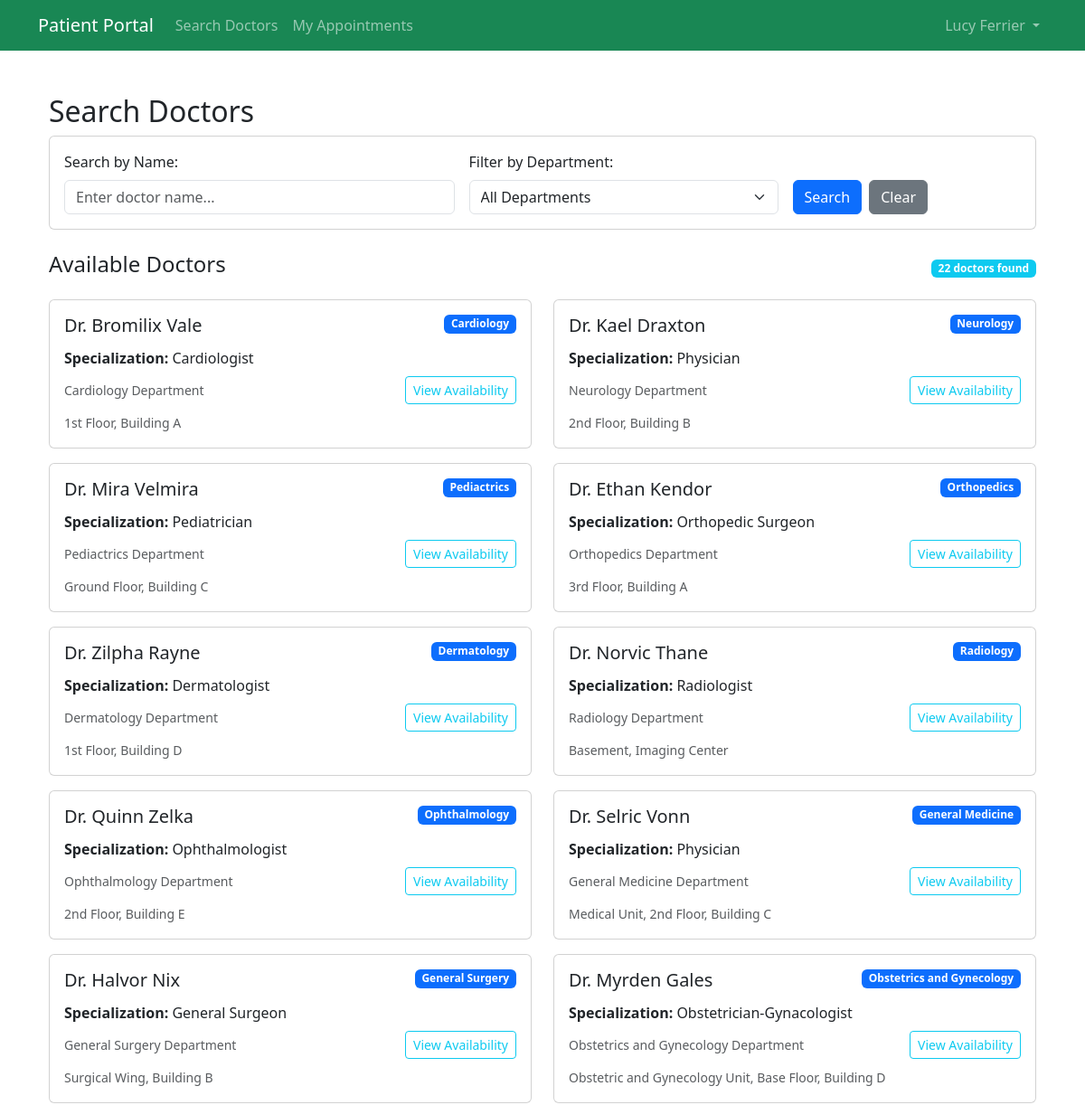
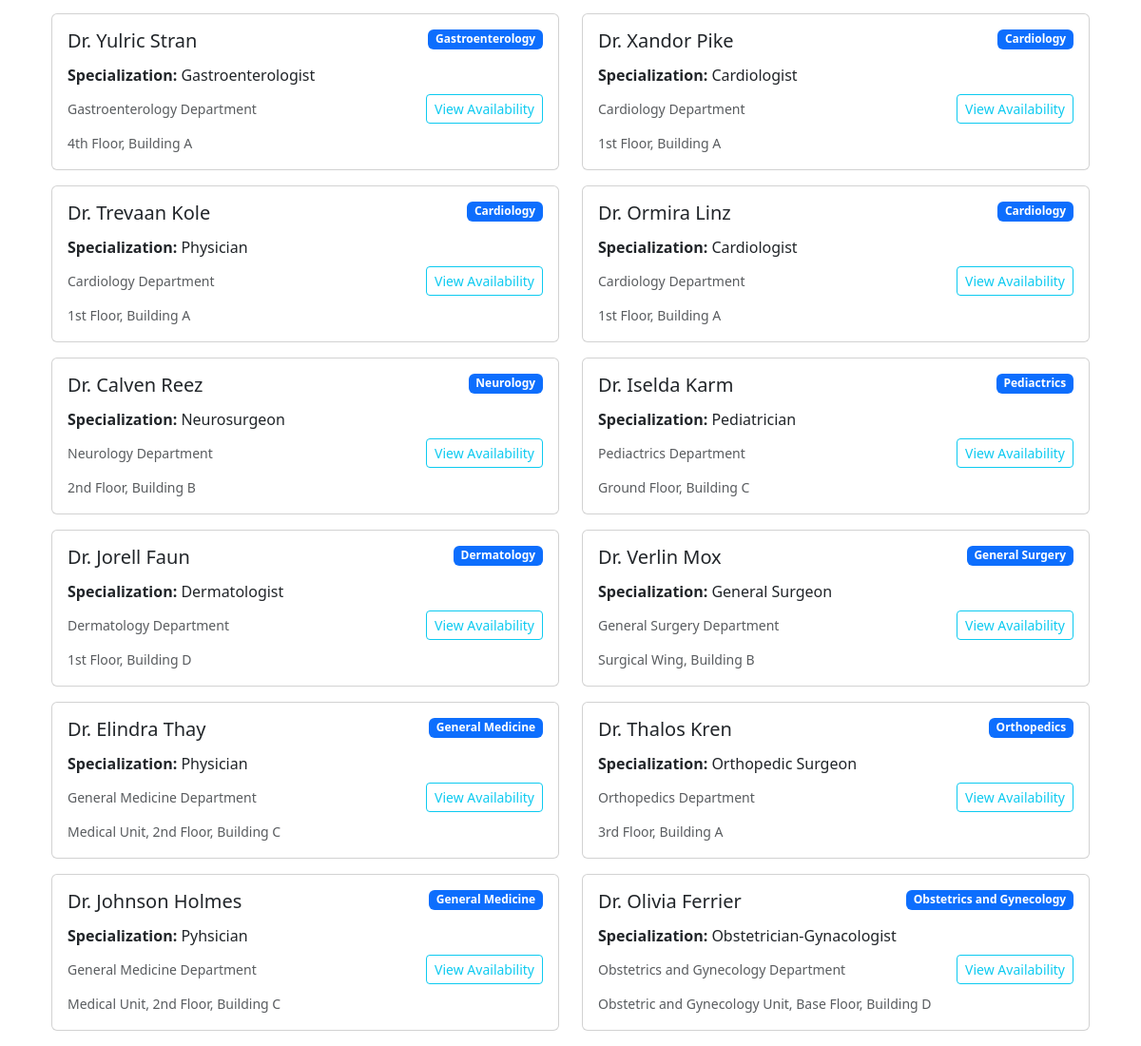
The page /appointment/search/ (signed in) on the database its author committed (2 pictures, top to bottom).
### patient/models.py (models this page shows, shortened)
class Patient(models.Model):
    TITLES = [
        ('mr', 'Mr'),
        ('mrs', 'Mrs'),
        ('mss', 'Miss'),
        ('ms', 'Ms'),
        ('dr', 'Dr'),
    ]
    GENDER_CHOICES = [
        ('M', 'Male'),
        ('F', 'Female'),
        ('O', 'Other'),
        ('P', 'Prefer not to say'),
    ]
    MARITAL_STATUS_CHOICES = [
        ('M', 'Married'),
        ('U', 'Unmarried'),
        ('P', 'Prefer not to say'),
    ]
    STATUS_CHOICES = [
        ('active', 'Active'),
        ('inactive', 'Inactive'),
    ]
    title = models.CharField(max_length=10, choices=TITLES, blank=True, null=True)
    fname = models.CharField(max_length=64)
    lname = models.CharField(max_length=64)
    date_of_birth = models.DateField(blank=True, null=True)
    gender = models.CharField(max_length=20, choices=GENDER_CHOICES, blank=True, null=True)
    marital_status = models.CharField(max_length=20, choices=MARITAL_STATUS_CHOICES, blank=True, null=True)
    phone = models.CharField(max_length=20, blank=True, null=True)
    email = models.EmailField(max_length=64)
    address = models.TextField(blank=True, null=True)
    password = models.CharField(max_length=128)
    status = models.CharField(max_length=10, choices=STATUS_CHOICES, default='active')
    created_at = models.DateTimeField(auto_now_add=True)
    updated_at = models.DateTimeField(auto_now=True)

### doctor/models.py (models this page shows, shortened)
class Doctor(models.Model):
    STATUS_CHOICES = [
        ('active', 'Active'),
        ('inactive', 'Inactive')
    ]
    user = models.OneToOneField(User, on_delete=models.CASCADE, null=True, blank=True)
    department = models.ForeignKey(Department, on_delete=models.CASCADE, related_name="doctors")
    fname = models.CharField(max_length=64)
    lname = models.CharField(max_length=64)
    license = models.CharField(max_length=20, unique=True)
    specialisation = models.CharField(max_length=64)
    email = models.EmailField(max_length=64, unique=True)
    phone = models.CharField(max_length=20)
    address = models.TextField(max_length=500)
    password = models.CharField(max_length=128, default='@User123')
    status = models.CharField(max_length=10, choices=STATUS_CHOICES, default="active")
    created_at = models.DateTimeField(auto_now_add=True)
    updated_at = models.DateTimeField(auto_now=True)
    class Meta:
        verbose_name = 'Doctor'
        verbose_name_plural = 'Doctors'

class Department(models.Model):
    STATUS_CHOICE = [
        ('active', 'Active'),
        ('inactive', 'Inactive')
    ]
    dep_name = models.CharField(max_length=100, unique=True)
    dep_email = models.EmailField(max_length=100)
    dep_phone = models.CharField(max_length=20)
    dep_location = models.TextField(max_length=500)
    description = models.TextField(max_length=500, blank=True)
    status = models.CharField(max_length=10, choices=STATUS_CHOICE, default='active')
    created_at = models.DateTimeField(auto_now_add=True)
    updated_at = models.DateTimeField(auto_now=True)
    class Meta:
        verbose_name = 'Department'
        verbose_name_plural = 'Departments'

### appointment/views.py (the view)
# urls.py: path('search/', views.search_doctors, name='search_doctors'),
@patient_login_required
def search_doctors(request):
    query = request.GET.get('q')  # Name search
    department = request.GET.get('department')  # Department search
    patient_id = request.session.get('patient_id')
    patient = get_object_or_404(Patient, id=patient_id)
    doctors = Doctor.objects.filter(status='active').select_related('department')
    if query:
        doctors = doctors.filter(fname__icontains=query)
    if department:
        doctors = doctors.filter(department__dep_name__icontains=department)
    all_departments = Department.objects.filter(status='active').values_list('dep_name', flat=True).distinct().order_by('dep_name')
    return render(request, 'appointment/search_doctors.html', {
        'doctors': doctors,
        'all_departments': all_departments,
        'selected_department': department,
        'search_query': query,
        'patient': patient
    })

### appointment/templates/appointment/search_doctors.html (shortened to what this page needs)
{% extends 'appointment/base.html' %}
{% block content %}
<div class="container mt-5">
    <h2>Search Doctors</h2>
    <div class="card mb-4">
        <div class="card-body">
            <form method="GET" class="row g-3">
                <div class="col-md-5">
                    <label for="q" class="form-label">Search by Name:</label>
                    <input type="text"
                           id="q"
                           name="q"
                           placeholder="Enter doctor name..."
                           class="form-control"
                           value="{{ search_query|default:'' }}">
                </div>
                <div class="col-md-4">
                    <label for="department" class="form-label">Filter by Department:</label>
                    <select id="department" name="department" class="form-select">
                        <option value="">All Departments</option>
                    </select>
                </div>
                <div class="col-md-3 d-flex align-items-end">
                    <button type="submit" class="btn btn-primary me-2">Search</button>
                    <a href="{% url 'appointment:search_doctors' %}" class="btn btn-secondary">Clear</a>
                </div>
            </form>
        </div>
    </div>
    {% if doctors %}
        <div class="d-flex justify-content-between align-items-center mb-3">
            <h4>Available Doctors</h4>
            <span class="badge bg-info">{{ doctors.count }} doctor{{ doctors.count|pluralize }} found</span>
        </div>
        <div class="row">
            {% for doctor in doctors %}
                <div class="col-lg-6 mb-3">
                    <div class="card h-100">
                        <div class="card-body">
                            <div class="d-flex justify-content-between align-items-start mb-2">
                                <h5 class="card-title mb-1">Dr. {{ doctor.fname }} {{ doctor.lname|default:'' }}</h5>
                                <span class="badge bg-primary">{{ doctor.department.dep_name }}</span>
                            </div>
                            <p class="card-text mb-2">
                                <strong>Specialization:</strong> {{ doctor.specialisation|default:'General Practice' }}<br>
                            </p>
                            <div class="d-flex justify-content-between align-items-center">
                                <small class="text-muted">{{ doctor.department.dep_name }} Department</small>
                                <a href="{% url 'appointment:patient_view_availability' doctor.id %}"
                                   class="btn btn-outline-info btn-sm">
                                    View Availability
                                </a>
                            </div>
                            {% if doctor.department.dep_location %}
                                <div class="mt-2">
                                    <small class="text-muted">
                                         {{ doctor.department.dep_location }}
                                    </small>
                                </div>
                            {% endif %}
                        </div>
                    </div>
                </div>
            {% endfor %}
        </div>
    {% endif %}
</div>
{% endblock %}

### appointment/templates/appointment/base.html (shortened to what this page needs)
<!doctype html>
<html lang="en">
  <head>
    <link href="https://cdn.jsdelivr.net/npm/bootstrap@5.3.7/dist/css/bootstrap.min.css" rel="stylesheet">
  </head>
  <body>
    {% if patient %}
    <nav class="navbar navbar-expand-lg navbar-dark bg-success">
        <div class="container">
            <a class="navbar-brand" href="{% url 'appointment:search_doctors' %}">
                 Patient Portal
            </a>
            <div class="collapse navbar-collapse" id="navbarNavPatient">
                <ul class="navbar-nav me-auto">
                    <li class="nav-item">
                        <a class="nav-link" href="{% url 'appointment:search_doctors' %}">
                             Search Doctors
                        </a>
                    </li>
                    <li class="nav-item">
                        <a class="nav-link" href="{% url 'appointment:view_appointments' %}">
                             My Appointments
                        </a>
                    </li>
                </ul>
                <ul class="navbar-nav">
                    <li class="nav-item dropdown">
                        <a class="nav-link dropdown-toggle" href="#" id="navbarDropdownPatient" role="button" data-bs-toggle="dropdown">
                             {{ patient.fname }} {{ patient.lname }}
                        </a>
                    </li>
                </ul>
            </div>
        </div>
    </nav>
    {% endif %}
    <div class="container mt-3">
        {% block content %}
        {% endblock %}
    </div>
  </body>
</html>

### rows shown on the page
Patient: fname "Lucy", lname "Ferrier"
Doctor: fname "Bromilix", lname "Vale", department.dep_name "Cardiology", specialisation "Cardiologist", department.dep_location "1st Floor, Building A"
Doctor: fname "Kael", lname "Draxton", department.dep_name "Neurology", specialisation "Physician", department.dep_location "2nd Floor, Building B"
Doctor: fname "Mira", lname "Velmira", department.dep_name "Pediactrics", specialisation "Pediatrician", department.dep_location "Ground Floor, Building C"
Doctor: fname "Ethan", lname "Kendor", department.dep_name "Orthopedics", specialisation "Orthopedic Surgeon", department.dep_location "3rd Floor, Building A"
Doctor: fname "Zilpha", lname "Rayne", department.dep_name "Dermatology", specialisation "Dermatologist", department.dep_location "1st Floor, Building D"
Doctor: fname "Norvic", lname "Thane", department.dep_name "Radiology", specialisation "Radiologist", department.dep_location "Basement, Imaging Center"
Doctor: fname "Quinn", lname "Zelka", department.dep_name "Ophthalmology", specialisation "Ophthalmologist", department.dep_location "2nd Floor, Building E"
Doctor: fname "Selric", lname "Vonn", department.dep_name "General Medicine", specialisation "Physician", department.dep_location "Medical Unit, 2nd Floor, Building C"
Doctor: fname "Halvor", lname "Nix", department.dep_name "General Surgery", specialisation "General Surgeon", department.dep_location "Surgical Wing, Building B"
Doctor: fname "Myrden", lname "Gales", department.dep_name "Obstetrics and Gynecology", specialisation "Obstetrician-Gynacologist", department.dep_location "Obstetric and Gynecology Unit, Base Floor, Building D"
Doctor: fname "Yulric", lname "Stran", department.dep_name "Gastroenterology", specialisation "Gastroenterologist", department.dep_location "4th Floor, Building A"
Doctor: fname "Xandor", lname "Pike", department.dep_name "Cardiology", specialisation "Cardiologist", department.dep_location "1st Floor, Building A"
Doctor: fname "Trevaan", lname "Kole", department.dep_name "Cardiology", specialisation "Physician", department.dep_location "1st Floor, Building A"
Doctor: fname "Ormira", lname "Linz", department.dep_name "Cardiology", specialisation "Cardiologist", department.dep_location "1st Floor, Building A"
Doctor: fname "Calven", lname "Reez", department.dep_name "Neurology", specialisation "Neurosurgeon", department.dep_location "2nd Floor, Building B"
Doctor: fname "Iselda", lname "Karm", department.dep_name "Pediactrics", specialisation "Pediatrician", department.dep_location "Ground Floor, Building C"
Doctor: fname "Jorell", lname "Faun", department.dep_name "Dermatology", specialisation "Dermatologist", department.dep_location "1st Floor, Building D"
Doctor: fname "Verlin", lname "Mox", department.dep_name "General Surgery", specialisation "General Surgeon", department.dep_location "Surgical Wing, Building B"
Doctor: fname "Elindra", lname "Thay", department.dep_name "General Medicine", specialisation "Physician", department.dep_location "Medical Unit, 2nd Floor, Building C"
Doctor: fname "Thalos", lname "Kren", department.dep_name "Orthopedics", specialisation "Orthopedic Surgeon", department.dep_location "3rd Floor, Building A"
Doctor: fname "Johnson", lname "Holmes", department.dep_name "General Medicine", specialisation "Pyhsician", department.dep_location "Medical Unit, 2nd Floor, Building C"
Doctor: fname "Olivia", lname "Ferrier", department.dep_name "Obstetrics and Gynecology", specialisation "Obstetrician-Gynacologist", department.dep_location "Obstetric and Gynecology Unit, Base Floor, Building D"

### other values the page prints
{{ doctors.count }} "22"
